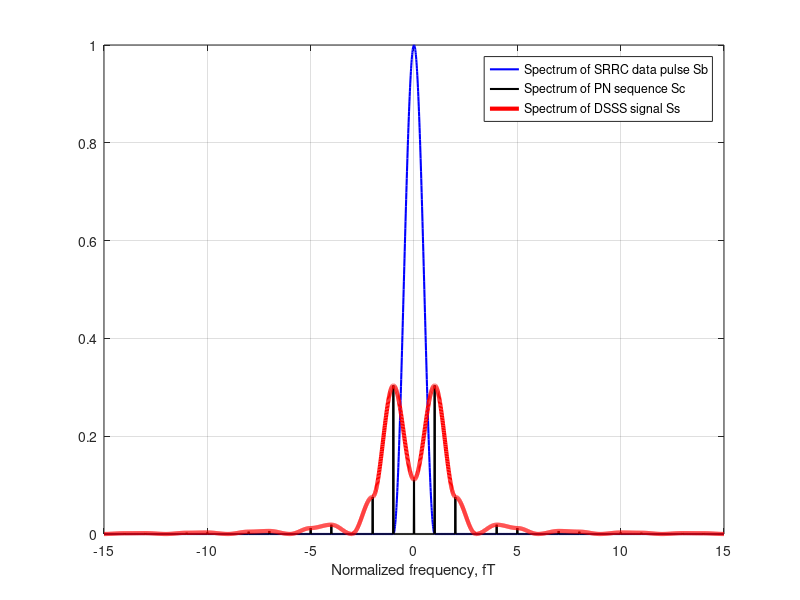

Write MATLAB code to recreate this figure.
% EE252,Advanced digital communication systems 
% Student: An Vo
% -------------------------------------------------------------------------
% Plot DSSS spectrum
% ---------------------------------
a = 1; T=1;N=3;
D=100;
fT = -15:1/D:15;
len=length(fT);
zero_index=15*D+1;

%% Spectrum of PN sequence Sc
Sc=zeros(1,len);
Sc(zero_index)=1/N^2;
for j=-15:-1
  Sc(zero_index+j*D)=((N+1)/N^2)*sinc(-j/N)^2;
end
for j=1:15
  Sc(zero_index+j*D)=((N+1)/N^2)*sinc(-j/N)^2;
end

%% Spectrum of SRRC data pulse Sb
for i=1:len
    if abs( fT(i) ) <= (1-a)/2, Sb(i) = T;
    elseif abs( fT(i) ) > (1-a)/2 && abs( fT(i) ) <= (1+a)/2
        Sb(i) = (T/2)*( 1 + cos( (pi/a)*(abs(fT(i)) - (1-a)/2) ) );
    else, Sb(i)=0; end
end

%% Spectrum of DSSS signal (Convolution of Sc and Sb)
conv_result=conv(Sc,Sb);
Ss=conv_result((len+1)/2:(3*len-1)/2);

%% Plot them
plot(fT,Sb,'b','LineWidth',1.5);hold on;
plot(fT,Sc,'black','LineWidth',1.5);
plot(fT,Ss,'r','LineWidth',3),grid on, xlabel('Normalized frequency, fT');
legend("Spectrum of SRRC data pulse Sb","Spectrum of PN sequence Sc",...
    "Spectrum of DSSS signal Ss")



